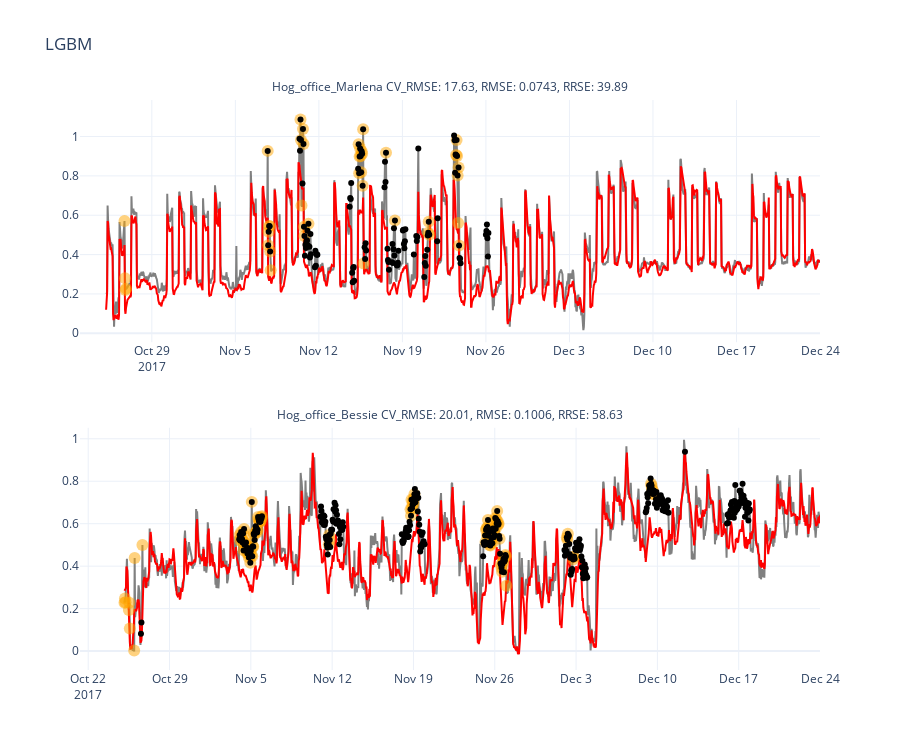

Notebook cell for this chart:
### Code cell
import numpy as np
import pandas as pd
import plotly.express as px
import plotly.graph_objects as go
from plotly.subplots import make_subplots
from sklearn import metrics


listofBuildings=Results_LGBM['ObjectName'].unique()
fig = make_subplots(rows=len(listofBuildings), cols=1,shared_xaxes=False)

CV_RMSE=[]
EV=[]
RMSE=[]
RRSE=[]
i=1
alarm_cols = ['IsAnomaly'] # [ alarm_flag ]
alarm_colors = ['orange']
for unique in listofBuildings:
    tempdf=Results_LGBM[Results_LGBM['ObjectName']==unique]
    tempdf=tempdf.groupby(['Date'])[['Consumption','Predicted','m_bool']+ alarm_cols].first()
    rmse = round(np.sqrt(metrics.mean_squared_error(tempdf['Consumption'], tempdf['Predicted'])),4)
    cv_rmse=round(rmse/np.mean(tempdf['Consumption'])*100,2)
    ev=round(metrics.explained_variance_score(tempdf['Consumption'], tempdf['Predicted']),4)*100
    rrse = round(np.sqrt( np.sum((tempdf['Consumption'] - tempdf['Predicted'])**2, axis=0)/np.sum((tempdf['Consumption'] - np.mean(tempdf['Consumption']))**2, axis=0))*100,2)

    CV_RMSE.append(cv_rmse)
    EV.append(ev)
    RRSE.append(rrse)
    RMSE.append(rmse)

    fig.add_trace(go.Scatter(x=tempdf.index,y=tempdf['Consumption'],name=('Measured '),line=dict(color="gray")),row=i,col=1)
    fig.add_trace(go.Scatter(x=tempdf.index,y=tempdf['Predicted'],name=('Predicted '),line=dict(color='red') ),row=i,col=1)
    #fig.add_trace(go.Scatter(x=tempdf.index,y=tempdf['Upper bound'] ,name=('Upper bound '), mode='lines', marker=dict(color='rgba(255, 0, 0, 0.1)'), line=dict(width=0)),row=i,col=1)
    #fig.add_trace(go.Scatter(x=tempdf.index,y=tempdf['Lower bound'] ,name=('Lower bound '), mode='lines', marker=dict(color='rgba(255, 0, 0, 0.1)'), line=dict(width=0), fillcolor='rgba(255, 0, 0, 0.1)', fill='tonexty'),row=i,col=1)
    for alrm in range(len(alarm_cols)):
        alarmdf=tempdf.loc[tempdf[alarm_cols[alrm]] == True]
        fig.add_trace(go.Scatter(x=alarmdf.index,y=alarmdf['Consumption'],name=('Alarm [' + str(alrm + 1) + '] ' + unique), mode='markers', marker=dict(color=alarm_colors[alrm],opacity=0.5, size = 12 - (alrm * 3)) ),row=i,col=1)

    artificial_anom=tempdf.loc[tempdf['m_bool'] == True]
    fig.add_trace(go.Scatter(x=artificial_anom.index,y=artificial_anom['Consumption'], mode='markers', marker=dict(color='black', size = 6) ),row=i,col=1)
    fig.add_annotation(xref="x domain",yref="y domain",x=0.5, y=1.1, showarrow=False,
                text=f'{unique} CV_RMSE: {cv_rmse}, RMSE: {rmse}, RRSE: {rrse}', row=i, col=1)
    i=i+1
fig.update_layout(showlegend=False, template='plotly_white', title='LGBM',height=750)
fig.show()
